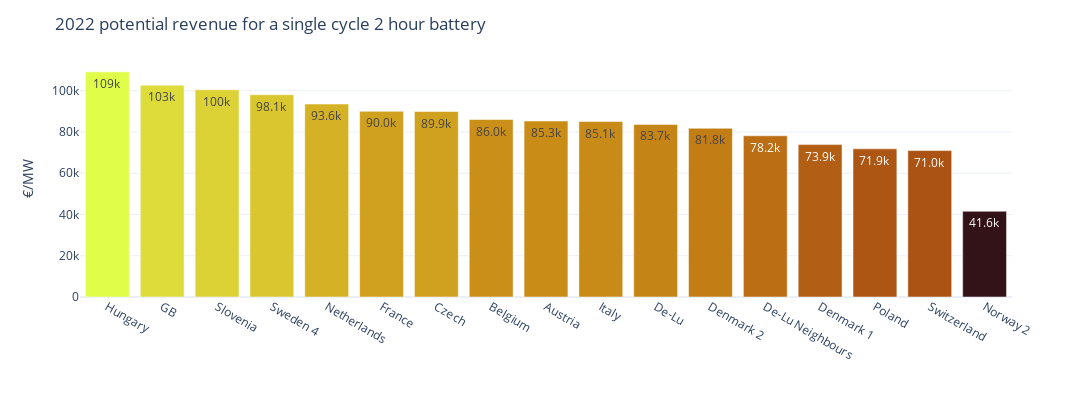

The code cell stored with this chart in its notebook:
### Code cell
fig = px.bar(
    cycle_1_hour_2_rev,
    labels=dict(value='€/MW', index=''),
    text_auto='.3s',
    color=cycle_1_hour_2_rev,
    color_continuous_scale='solar'
    )

fig.update_coloraxes(showscale=False)
fig.update_layout(
    title='2022 potential revenue for a single cycle 2 hour battery',
    template='plotly_white',
    xaxis_categoryorder='total descending',
    width=1200,
    height=400
)

fig.write_image('../figures/single-cycle-2-hour-rev.jpeg', scale=5, engine='orca')
fig

### Figure 1 — Plotly figure (JSON) as saved in the notebook; plotly's stock layout.template omitted (floating-point values rounded to 4 significant figures)
{"data": [{"alignmentgroup": "True", "hovertemplate": "=%{x}<br>€/MW=%{y}<br>color=%{marker.color}<extra></extra>", "legendgroup": "", "marker": {"color": [85340.0, 86050.0, 89930.0, 83650.0, 78160.0, 73890.0, 81790.0, 90020.0, 102700.0, 109200.0, 85070.0, 93560.0, 41560.0, 71850.0, 100500.0, 98070.0, 71000.0], "coloraxis": "coloraxis", "pattern": {"shape": ""}}, "name": "", "offsetgroup": "", "orientation": "v", "showlegend": false, "textposition": "auto", "texttemplate": "%{y:.3s}", "type": "bar", "x": ["Austria", "Belgium", "Czech", "De-Lu", "De-Lu Neighbours", "Denmark 1", "Denmark 2", "France", "GB", "Hungary", "Italy", "Netherlands", "Norway 2", "Poland", "Slovenia", "Sweden 4", "Switzerland"], "xaxis": "x", "y": [85340.0, 86050.0, 89930.0, 83650.0, 78160.0, 73890.0, 81790.0, 90020.0, 102700.0, 109200.0, 85070.0, 93560.0, 41560.0, 71850.0, 100500.0, 98070.0, 71000.0], "yaxis": "y"}], "layout": {"barmode": "relative", "coloraxis": {"colorbar": {"title": {"text": "color"}}, "colorscale": [[0, "rgb(51, 19, 23)"], [0.09091, "rgb(79, 28, 33)"], [0.1818, "rgb(108, 36, 36)"], [0.2727, "rgb(135, 47, 32)"], [0.3636, "rgb(157, 66, 25)"], [0.4545, "rgb(174, 88, 20)"], [0.5455, "rgb(188, 111, 19)"], [0.6364, "rgb(199, 137, 22)"], [0.7273, "rgb(209, 164, 32)"], [0.8182, "rgb(217, 192, 44)"], [0.9091, "rgb(222, 222, 59)"], [1, "rgb(224, 253, 74)"]], "showscale": false}, "height": 400, "legend": {"tracegroupgap": 0}, "margin": {"t": 60}, "title": {"text": "2022 potential revenue for a single cycle 2 hour battery"}, "width": 1200, "xaxis": {"anchor": "y", "categoryorder": "total descending", "domain": [0, 1], "title": {"text": ""}}, "yaxis": {"anchor": "x", "domain": [0, 1], "title": {"text": "€/MW"}}}}
